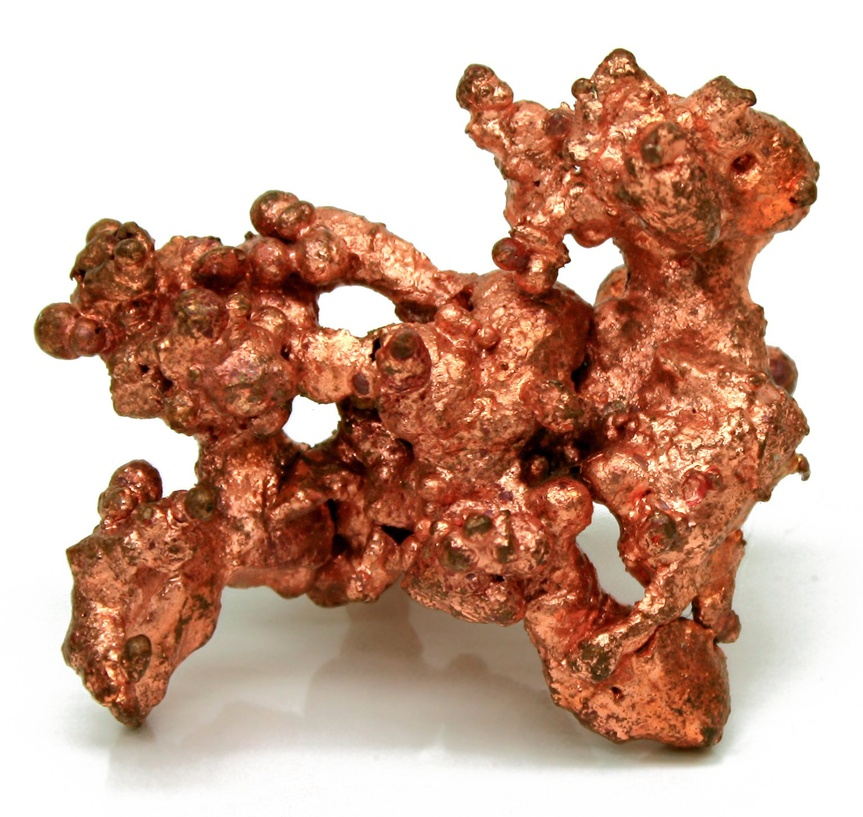
#> input picture assets/copper.jpg, 863 x 817 px, shrunk from 1534 x 1452 before the run
$ python -i visualization.py   (imports and definitions only)
#> lines starting #> are read from the running program, lines starting #| are printed output that depends on the picture; after the words box and inside, x2 and y2 are one past the last pixel; in counts of white or black regions, pixels touching at a corner belong together
import cv2
import numpy as np


def create_visualizations(image):
    """
    Membuat visualisasi citra:
    - RGB
    - Grayscale
    - HSV
    - Edge Detection (Canny)
    """

    img = np.array(image)

    # RGB
    rgb = img.copy()

    # Grayscale
    gray = cv2.cvtColor(img, cv2.COLOR_RGB2GRAY)
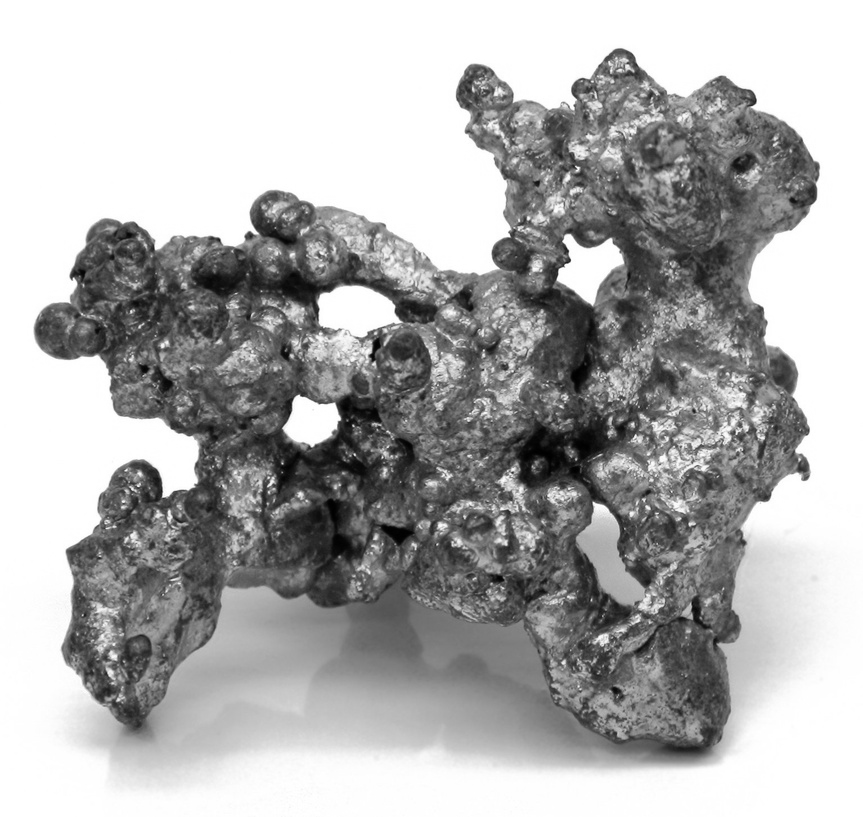
#> gray: shape (817, 863); min 0, max 255, mean 175.2

    # HSV
    hsv = cv2.cvtColor(img, cv2.COLOR_RGB2HSV)
#> hsv: shape (817, 863, 3); mean H, S, V 10, 89.4, 202.9

    # Edge Detection
    edges = cv2.Canny(gray, 100, 200)
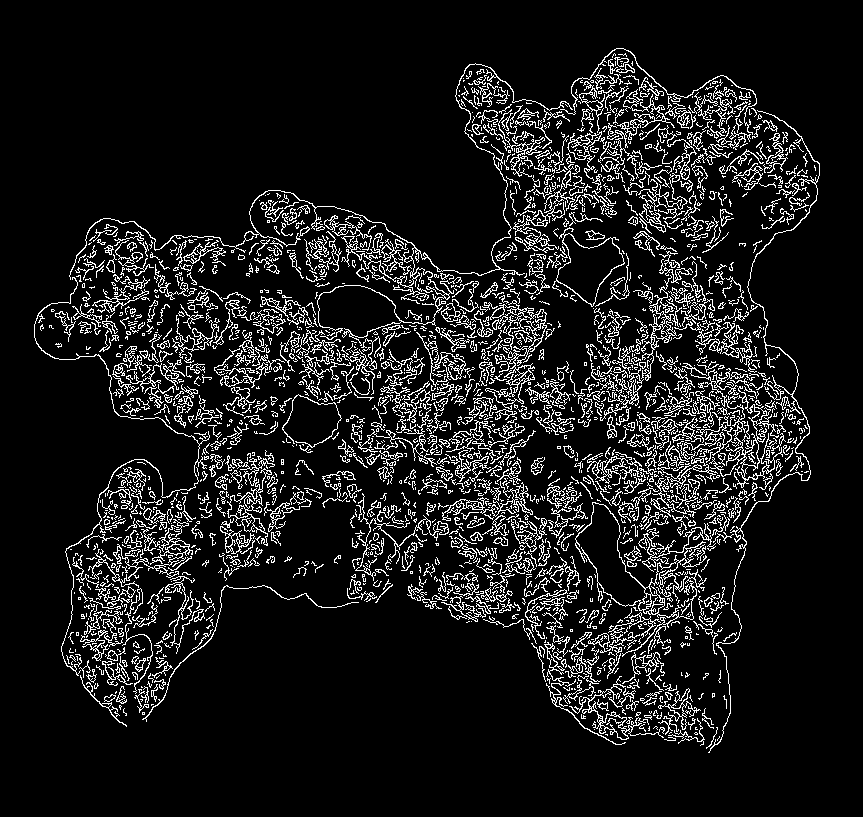
#> edges: shape (817, 863); 10.3% white in thin lines or dots, all inside (x1, y1, x2, y2) = (34, 48, 820, 753)

    return {
        "RGB": rgb,
        "Grayscale": gray,
        "HSV": hsv,
        "Edges": edges
    }

>>> import cv2
>>> picture = cv2.cvtColor(cv2.imread('../assets/copper.jpg'), cv2.COLOR_BGR2RGB)
>>> result = create_visualizations(picture)
#> result = 4 items

$ run again, on assets/hematite.jpg
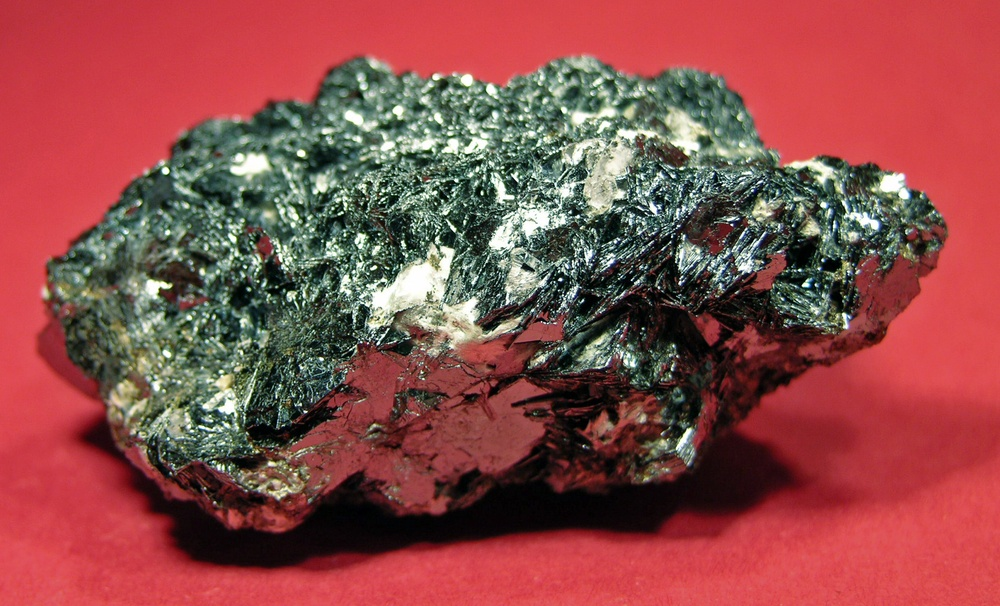
#> input picture assets/hematite.jpg, 1000 x 606 px, shrunk from 1651 x 1000 before the run
#> in create_visualizations, `gray = cv2.cvtColor(img, cv2.COLOR_RGB2GRAY)`:
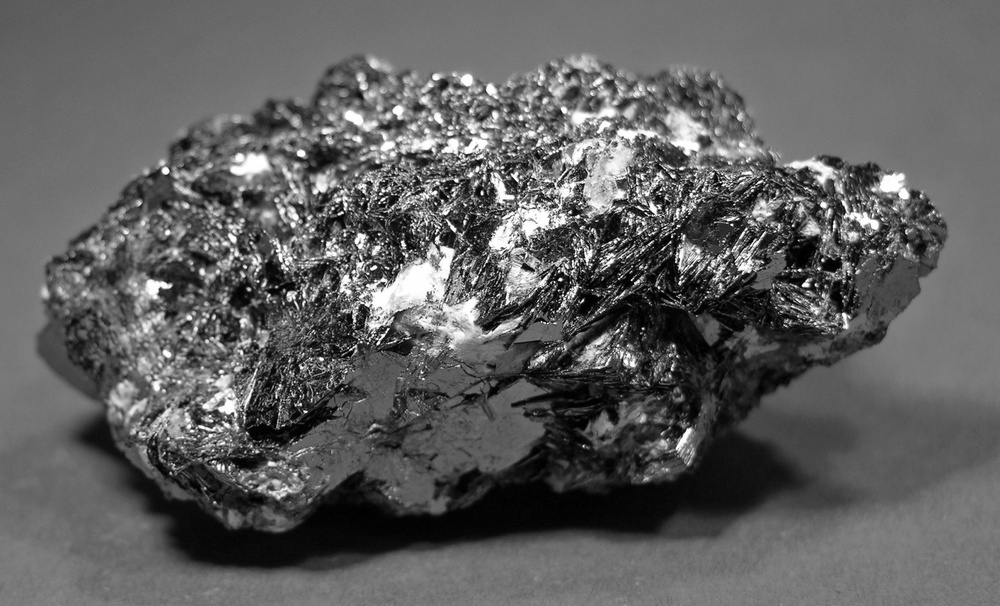
#> gray: shape (606, 1000); min 0, max 255, mean 95.6
#> hsv: shape (606, 1000, 3); mean H, S, V 111.5, 134.5, 148.6
#> in create_visualizations, `edges = cv2.Canny(gray, 100, 200)`:
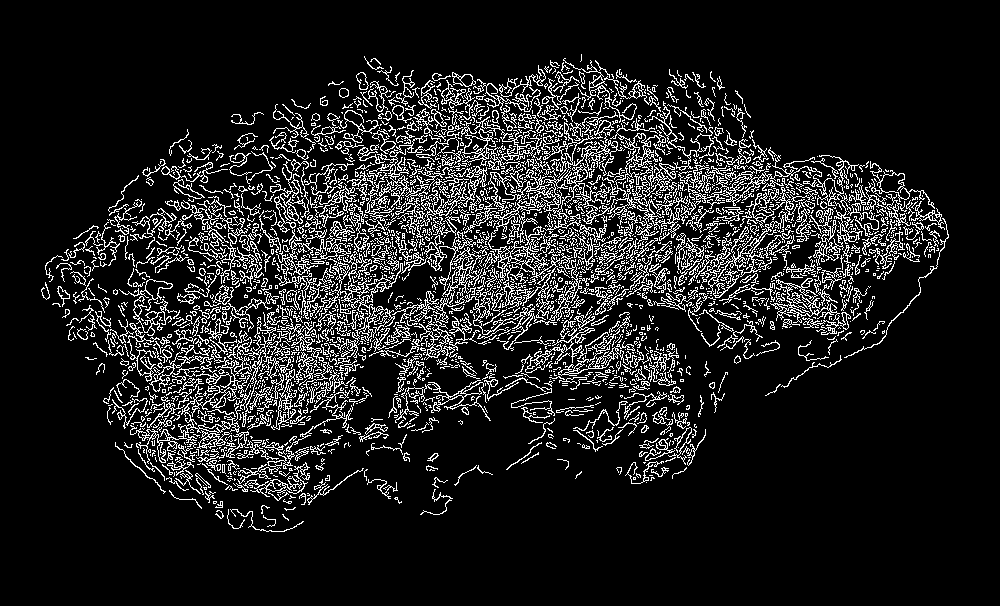
#> edges: shape (606, 1000); 12% white in thin lines or dots, all inside (x1, y1, x2, y2) = (41, 54, 949, 532)
#> result = 4 items

$ run again, on assets/pyrite.jpg
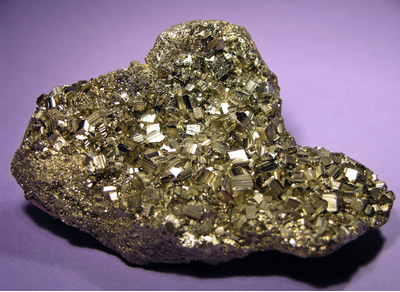
#> input picture assets/pyrite.jpg, 400 x 292 px
#> in create_visualizations, `gray = cv2.cvtColor(img, cv2.COLOR_RGB2GRAY)`:
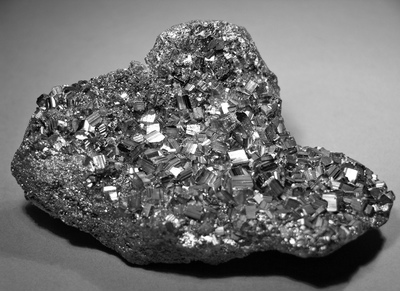
#> gray: shape (292, 400); min 0, max 255, mean 114.1
#> hsv: shape (292, 400, 3); mean H, S, V 84.3, 85.4, 135.8
#> in create_visualizations, `edges = cv2.Canny(gray, 100, 200)`:
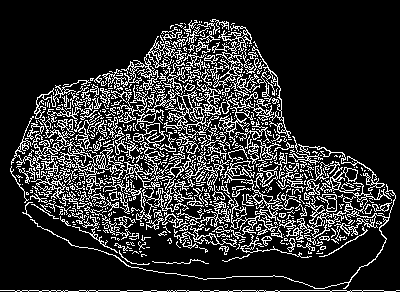
#> edges: shape (292, 400); 17.9% white in thin lines or dots
#> result = 4 items
